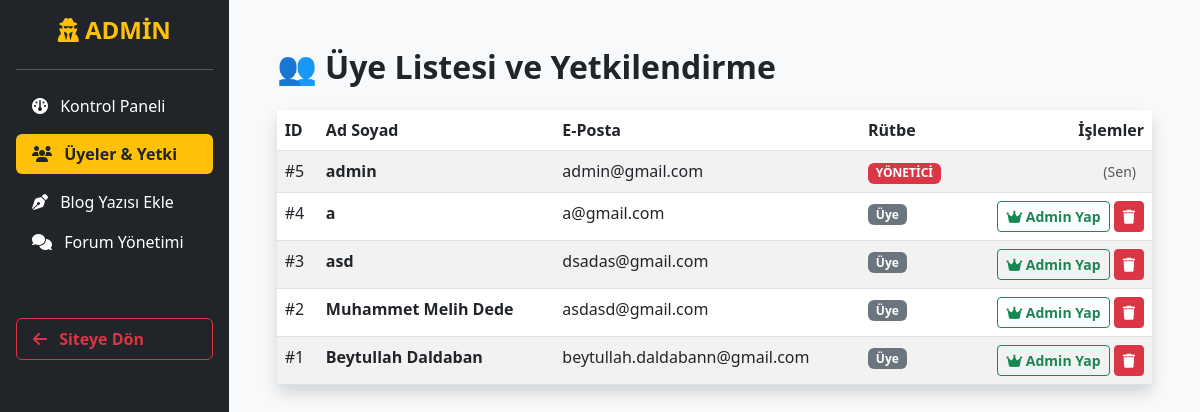
Screenshot of /admin/uyeler.php (signed in) with the database file from the repository.
### tables this page shows
CREATE TABLE uyeler (
    id INTEGER PRIMARY KEY AUTOINCREMENT,
    ad_soyad TEXT NOT NULL,
    email TEXT UNIQUE NOT NULL, -- Aynı e-posta ile tekrar kayıt olunamaz
    sifre TEXT NOT NULL, -- Şifreyi şifreli (hash) tutacağız
    kayit_tarihi DATETIME DEFAULT CURRENT_TIMESTAMP
, gunluk_kalori_hedefi INT DEFAULT 2000, rol VARCHAR(20) DEFAULT 'uye');

### admin/uyeler.php (the view, shortened to what this page needs)
<?php
require_once '../includes/db.php';
$uyeler = $db->query("SELECT * FROM uyeler ORDER BY id DESC")->fetchAll(PDO::FETCH_ASSOC);
?>
<!DOCTYPE html>
<html lang="tr">
<head>
    <link href="https://cdn.jsdelivr.net/npm/bootstrap@5.3.0/dist/css/bootstrap.min.css" rel="stylesheet">
    <link rel="stylesheet" href="https://cdnjs.cloudflare.com/ajax/libs/font-awesome/6.4.0/css/all.min.css">
</head>
<body class="bg-light">
<div class="d-flex">
    <div class="bg-dark text-white p-3 d-none d-md-block" style="width: 280px; min-height: 100vh;">
        <h4 class="mb-4 text-center text-warning fw-bold"><i class="fa-solid fa-user-secret"></i> ADMİN</h4>
        <hr>
        <ul class="nav nav-pills flex-column mb-auto">
            <li class="nav-item mb-2">
                <a href="index.php" class="nav-link text-white">
                    <i class="fa-solid fa-gauge me-2"></i> Kontrol Paneli
                </a>
            </li>
            <li class="nav-item mb-2">
                <a href="uyeler.php" class="nav-link active bg-warning text-dark fw-bold">
                    <i class="fa-solid fa-users me-2"></i> Üyeler & Yetki
                </a>
            </li>
            <li class="nav-item mb-2">
                <a href="blog_ekle.php" class="nav-link text-white">
                    <i class="fa-solid fa-pen-nib me-2"></i> Blog Yazısı Ekle
                </a>
                <a href="forum.php" class="nav-link text-white">
                    <i class="fa-solid fa-comments me-2"></i> Forum Yönetimi
                </a>
            </li>
            <li class="nav-item mt-5">
                <a href="../index.php" class="nav-link text-danger fw-bold border border-danger">
                    <i class="fa-solid fa-arrow-left me-2"></i> Siteye Dön
                </a>
            </li>
        </ul>
    </div>
    <div class="container-fluid p-5">
        <h2 class="fw-bold mb-4">👥 Üye Listesi ve Yetkilendirme</h2>
        <div class="card shadow border-0">
            <div class="card-body p-0">
                <table class="table table-hover table-striped mb-0">
                    <thead class="bg-dark text-white">
                        <tr>
                            <th>ID</th>
                            <th>Ad Soyad</th>
                            <th>E-Posta</th>
                            <th>Rütbe</th>
                            <th class="text-end">İşlemler</th>
                        </tr>
                    </thead>
                    <tbody>
                        <?php foreach($uyeler as $uye): ?>
                            <tr>
                                <td>#<?php echo $uye['id']; ?></td>
                                <td class="fw-bold"><?php echo $uye['ad_soyad']; ?></td>
                                <td><?php echo $uye['email']; ?></td>
                                <td>
                                    <?php if($uye['rol'] == 'admin'): ?>
                                        <span class="badge bg-danger">YÖNETİCİ</span>
                                    <?php else: ?>
                                        <span class="badge bg-secondary">Üye</span>
                                    <?php endif; ?>
                                </td>
                                <td class="text-end">
                                    <?php if($uye['rol'] == 'uye'): ?>
                                        <a href="?islem=admin_yap&id=<?php echo $uye['id']; ?>" class="btn btn-sm btn-outline-success fw-bold" onclick="return confirm('Bu kullanıcıyı Admin yapmak istediğine emin misin?')">
                                            <i class="fa-solid fa-crown"></i> Admin Yap
                                        </a>
                                    <?php else: ?>
                                        <?php if($uye['id'] != $_SESSION['uye_id']): ?>
                                            <a href="?islem=uye_yap&id=<?php echo $uye['id']; ?>" class="btn btn-sm btn-outline-warning fw-bold" onclick="return confirm('Yetkisini almak istediğine emin misin?')">
                                                <i class="fa-solid fa-user-minus"></i> Üye Yap
                                            </a>
                                        <?php else: ?>
                                            <span class="text-muted small me-2">(Sen)</span>
                                        <?php endif; ?>
                                    <?php endif; ?>
                                    <?php if($uye['id'] != $_SESSION['uye_id']): ?>
                                        <a href="?islem=sil&id=<?php echo $uye['id']; ?>" class="btn btn-sm btn-danger" onclick="return confirm('Bu kullanıcıyı silmek istediğine emin misin?')">
                                            <i class="fa-solid fa-trash"></i>
                                        </a>
                                    <?php endif; ?>
                                </td>
                            </tr>
                        <?php endforeach; ?>
                    </tbody>
                </table>
            </div>
        </div>
    </div>
</div>
</body>
</html>

### rows the page displays
uyeler: id "5", ad_soyad "admin", email "admin@gmail.com", rol "YÖNETİCİ"
uyeler: id "4", ad_soyad "a", email "a@gmail.com", rol "Üye"
uyeler: id "3", ad_soyad "asd", email "dsadas@gmail.com", rol "Üye"
uyeler: id "2", ad_soyad "Muhammet Melih Dede", email "asdasd@gmail.com", rol "Üye"
uyeler: id "1", ad_soyad "Beytullah Daldaban", email "beytullah.daldabann@gmail.com", rol "Üye"
